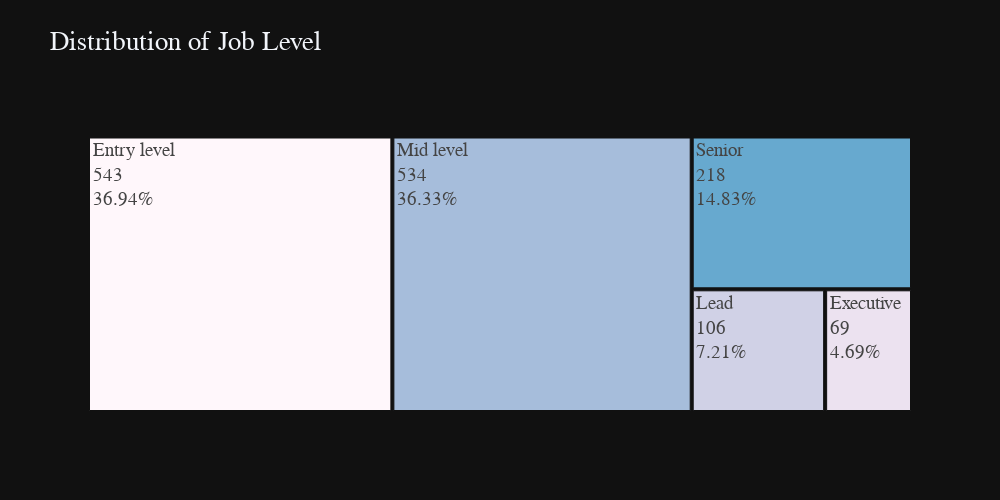

Notebook source saved alongside this figure:
### Markdown cell above
**Tiêu đề:** Tỉ lệ các cấp độ trong công việc

**Loại biểu đồ:** TreeMap

**Lý do lựa chọn:**
Để so sánh tỉ lệ sự phân bố của các cấp độ trong công việc có trong thuộc tính 'Job Level', thì biểu đồ TreeMap là một lựa chọn phù hợp. Vì TreeMap là một loại biểu đồ thống kê hiển thị dữ liệu dưới dạng các hình chữ nhật có diện tích khác nhau, trong đó độ lớn của hình chữ nhật sẽ đại diện cho giá trị lượng của một biến. Ta sẽ biểu diễn số lượng các giá trị có trong thuộc tính 'JobLevel' bằng diện tích các hình chữ nhật.

**Trực quan hóa:**

### Code cell
plot_df = df.copy()
plot_df['JobLevel'] = pd.Categorical(
    plot_df['JobLevel']).rename_categories( 
    ['Entry level', 'Mid level', 'Senior', 'Lead', 'Executive'])

plot_df = plot_df['JobLevel'].value_counts()

fig = px.treemap(plot_df, 
                 path=[plot_df.index],
                 values=plot_df.values, 
                 title = 'Distribution of Job Level',
                 color=plot_df.index,
                 color_discrete_sequence=px.colors.sequential.PuBuGn,
                 template='plotly_dark',
                 width=1000, height=500)

percents = np.round((100*plot_df.values / sum(plot_df.values)).tolist(),2)

fig.data[0].customdata = [36.94, 4.69, 7.21, 36.33, 14.83]
fig.data[0].texttemplate = '%{label}<br>%{value}<br>%{customdata}%'

fig.update_layout(
    font=dict(size=19,family="Franklin Gothic"))
fig.show()

### Figure 1 — Plotly figure (JSON) as saved in the notebook; plotly's stock layout.template omitted (floating-point values rounded to 4 significant figures)
{"data": [{"branchvalues": "total", "customdata": [36.94, 4.69, 7.21, 36.33, 14.83], "domain": {"x": [0, 1], "y": [0, 1]}, "hovertemplate": "labels=%{label}<br>value=%{value}<br>parent=%{parent}<br>id=%{id}<br>index=%{customdata[0]}<extra></extra>", "ids": ["Entry level", "Executive", "Lead", "Mid level", "Senior"], "labels": ["Entry level", "Executive", "Lead", "Mid level", "Senior"], "marker": {"colors": ["rgb(255,247,251)", "rgb(236,226,240)", "rgb(208,209,230)", "rgb(166,189,219)", "rgb(103,169,207)"]}, "name": "", "parents": ["", "", "", "", ""], "texttemplate": "%{label}<br>%{value}<br>%{customdata}%", "type": "treemap", "values": [543, 69, 106, 534, 218]}], "layout": {"font": {"family": "Franklin Gothic", "size": 19}, "height": 500, "legend": {"tracegroupgap": 0}, "title": {"text": "Distribution of Job Level"}, "treemapcolorway": ["rgb(255,247,251)", "rgb(236,226,240)", "rgb(208,209,230)", "rgb(166,189,219)", "rgb(103,169,207)", "rgb(54,144,192)", "rgb(2,129,138)", "rgb(1,108,89)", "rgb(1,70,54)"], "width": 1000}}
